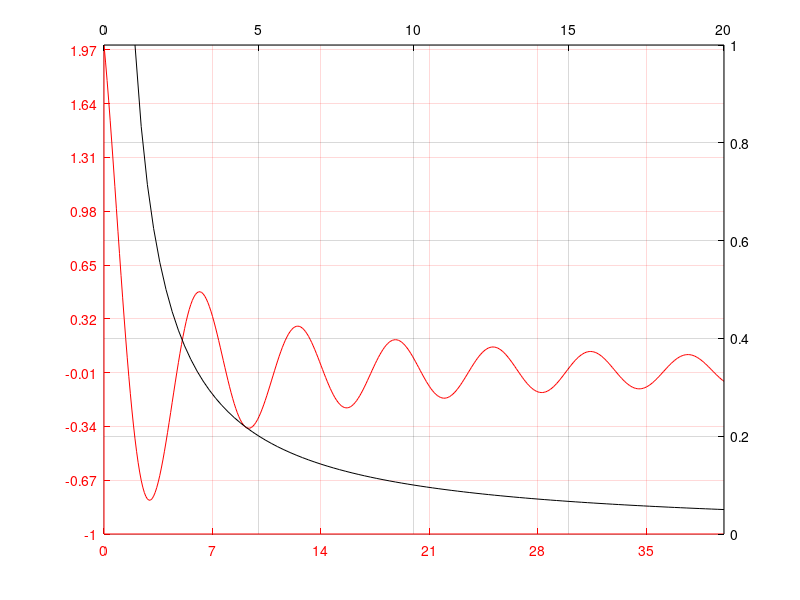

Write MATLAB code to recreate this figure.
% Using Multiple X- and Y-Axes
%
% cannot use "stairs" command in the second axis

clear all
close all
clc

x1 = 0:.1:40;
y1 = 4.*cos(x1)./(x1+2);
x2 = 1:.2:20;
y2 = x2.^2./x2.^3;

% plot the first dataset
hl1 = line(x1,y1,'Color','r');
ax1 = gca;
set(ax1,'XColor','r','YColor','r');

% adjust limits of the first dataset
xlimits = get(ax1,'XLim');
ylimits = get(ax1,'YLim');
set(ax1,'XTick',xlimits(1):7:xlimits(2), 'YTick',ylimits(1):0.33:ylimits(2));
grid on

% plot the second dataset
ax2 = axes('Position',get(ax1,'Position'),...
           'XAxisLocation','top',...
           'YAxisLocation','right',...
           'Color','none',...
           'XColor','k','YColor','k');
hl2 = line(x2,y2,'Color','k','Parent',ax2);
% stairs(ax2, x2,y2,'Color','k'); % cannot work

grid on
